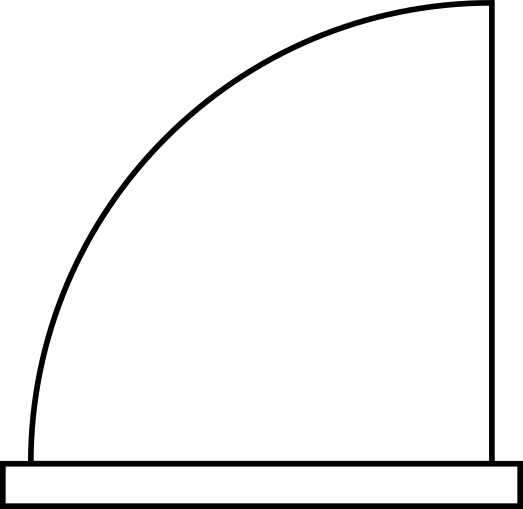
#> input picture doors/door.png, 523 x 509 px
$ python pyplotopencvtest.py   (older library calls are emulated)
#> lines starting #> are read from the running program, lines starting #| are printed output that depends on the picture; after the words box and inside, x2 and y2 are one past the last pixel; in counts of white or black regions, pixels touching at a corner belong together
import cv2
import numpy as np

img=cv2.imread('door.png')
#> img is the input picture: shape (509, 523, 3); min 0, max 255, mean 242.5
orig = img.copy()
imgray=cv2.cvtColor(img,cv2.COLOR_BGR2GRAY)
gray=np.float32(imgray)


ret,thresh=cv2.threshold(imgray, 127, 255, 0)
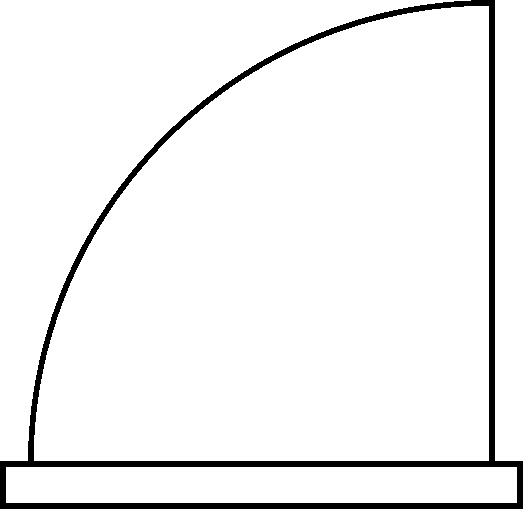
#> thresh: shape (509, 523); 94.9% white; 1 black region
im2, contours, hierarchy = cv2.findContours(thresh, cv2.RETR_TREE  , cv2.CHAIN_APPROX_SIMPLE)
#> contours = 4 contours; box (x1, y1, x2, y2) and area: (34, 6, 489, 461) 161558, (0, 0, 471, 461) 58218, (6, 467, 517, 503) 17850, (495, 0, 523, 461) 12420

for contour in contours[1:]:
		cv2.drawContours(img, [contour], -1, (255, 255, 255) , 2)
#> this loop made 3 passes
#> contour on pass 2: [[495, 0], [495, 460], [522, 460], [522, 0]]
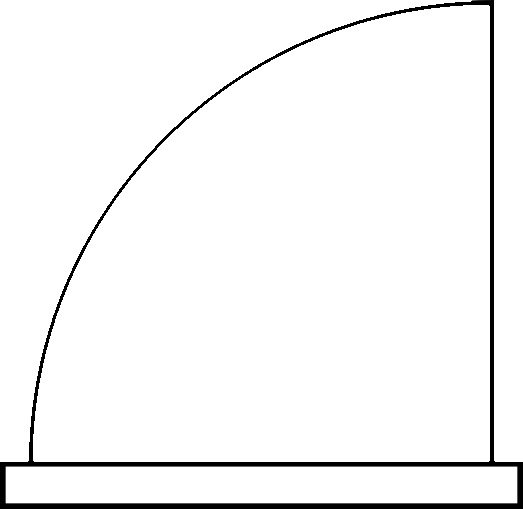
#> img: shape (509, 523, 3); 1.72% of pixels changed, all inside (x1, y1, x2, y2) = (0, 0, 523, 462)

diff = img - orig
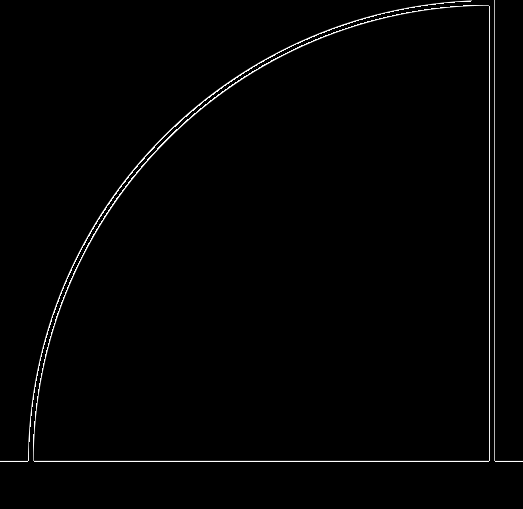
#> diff: shape (509, 523, 3); min 0, max 255, mean 3
cv2.imshow("Diff", diff)
cv2.waitKey(0)


def pltCont(img, cont):
	img2 = img.copy()
	cv2.drawContours(img2, [contour], -1, (255,255,255), 2)
	diff = img2-img
	return diff[:,:,::-1]

$ run again, with doors/tiltedtwo.png copied over doors/door.png
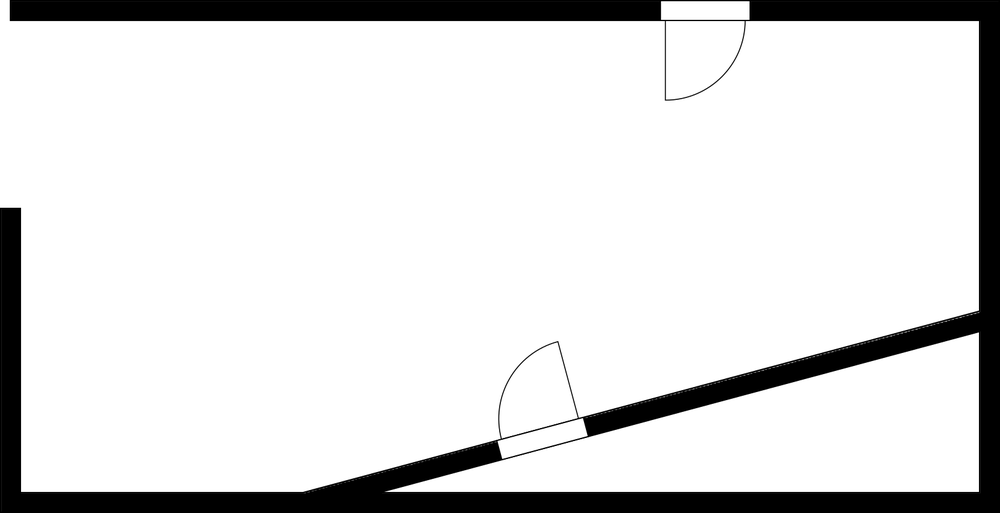
#> input picture doors/tiltedtwo.png, 1000 x 513 px, shrunk from 1613 x 827 before the run
#> img is the input picture: shape (513, 1000, 3); min 0, max 255, mean 220.9
#> thresh: shape (513, 1000); 86.6% white; 1 black region
#> contours = 65 contours, 50 with area under 20; largest, box (x1, y1, x2, y2) and area: (0, 0, 979, 492) 392306, (386, 333, 979, 492) 46805, (661, 1, 750, 20) 1583, (498, 418, 588, 459) 1538, (572, 397, 578, 414) 33
#> the loop `for contour in contours[1:]:` made 64 passes
#> contour on passes 1, 2, 3, 4, 6, 7, 8, 9: [[777, 366]], [[788, 363]], [[792, 362]], [[807, 358]], [[916, 329]], [[927, 326]], [[942, 322]], [[946, 321]]
#> after the loop `for contour in contours[1:]:`:
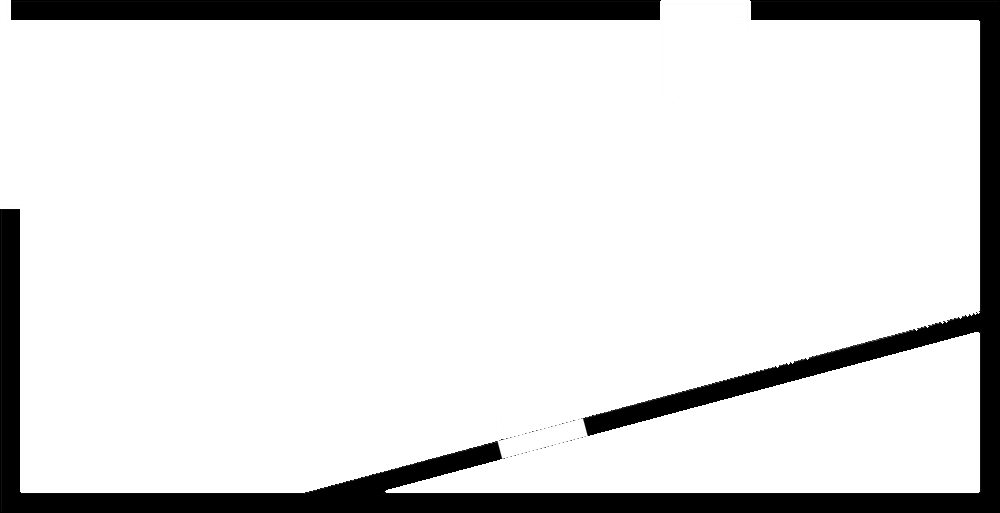
#> img: shape (513, 1000, 3); 2% of pixels changed, all inside (x1, y1, x2, y2) = (0, 0, 980, 493)
#> `diff = img - orig`:
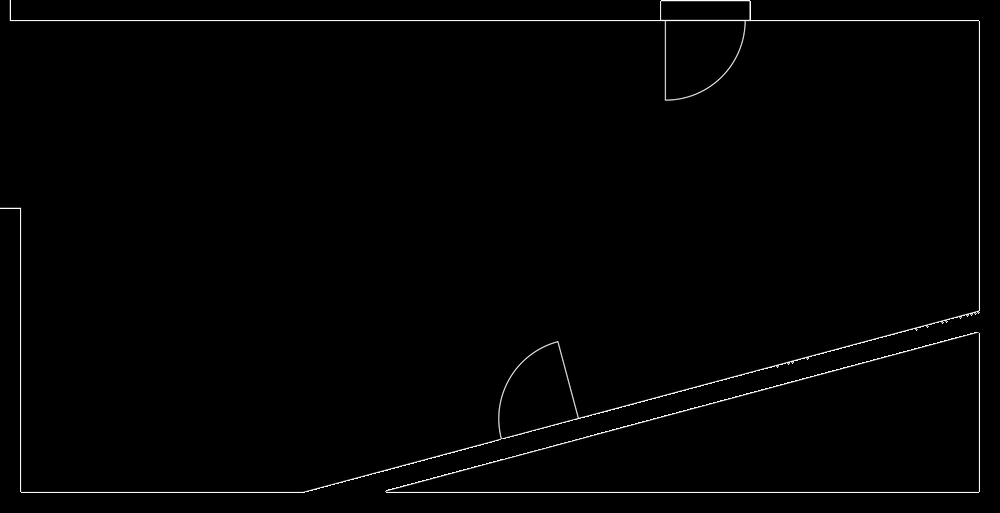
#> diff: shape (513, 1000, 3); min 0, max 255, mean 2.5

$ run again, with doors/HDD.jpg saved as doors/door.png
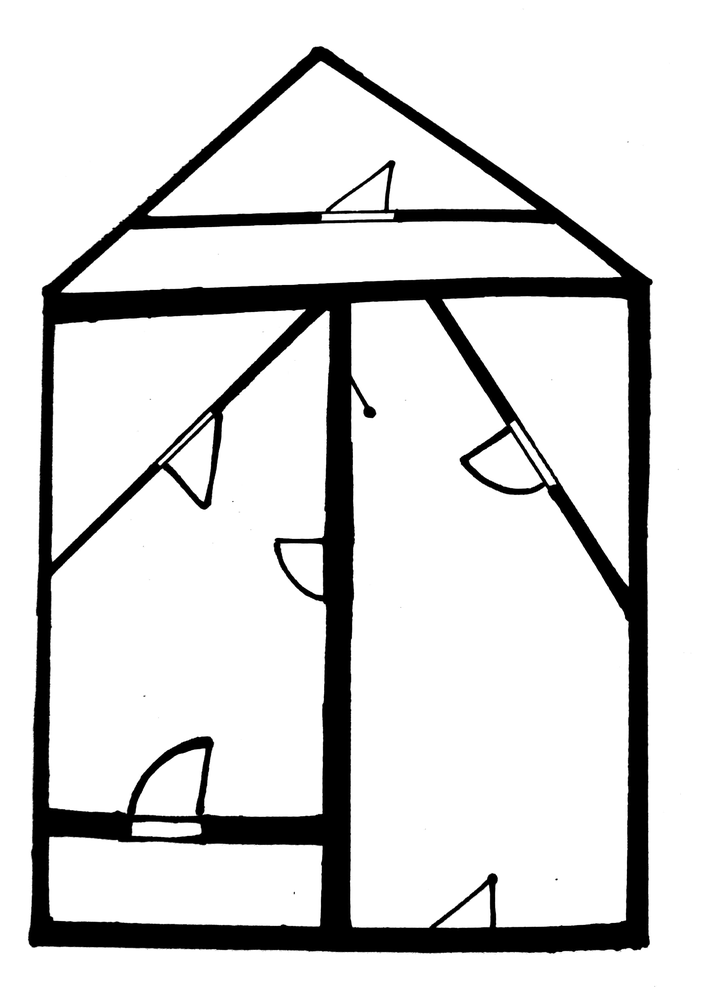
#> input picture doors/HDD.jpg, 701 x 1000 px, shrunk from 2144 x 3060 before the run
#> img is the input picture: shape (1000, 701, 3); min 0, max 255, mean 217.8
#> thresh: shape (1000, 701); 85.4% white; 5 black regions (4 under 20 px)
#> contours = 23 contours, 4 with area under 20; largest, box (x1, y1, x2, y2) and area: (0, 0, 701, 1000) 699300, (27, 45, 654, 955) 482266, (350, 300, 629, 928) 134830, (48, 311, 330, 817) 91308, (51, 309, 305, 561) 30027
#> the loop `for contour in contours[1:]:` made 22 passes
#> contour on passes 13 to 14: [[143, 696], [144, 695], [145, 696], [144, 697]], [[231, 501], [232, 500], [233, 501], [232, 502]]
#> after the loop `for contour in contours[1:]:`:
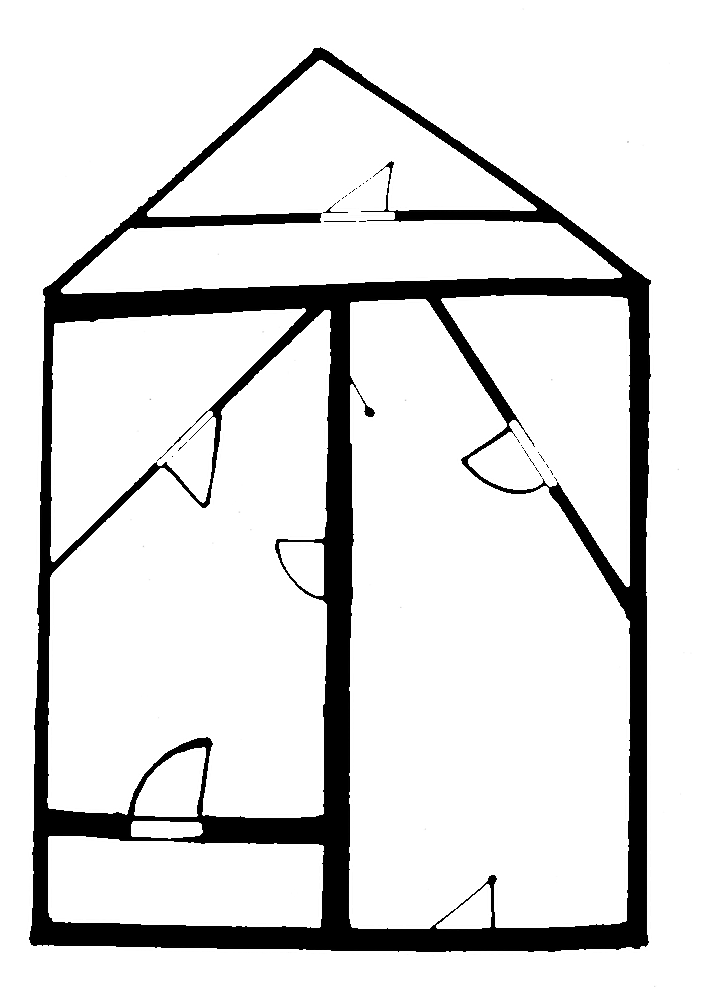
#> img: shape (1000, 701, 3); 4.32% of pixels changed, all inside (x1, y1, x2, y2) = (26, 44, 655, 956)
#> `diff = img - orig`:
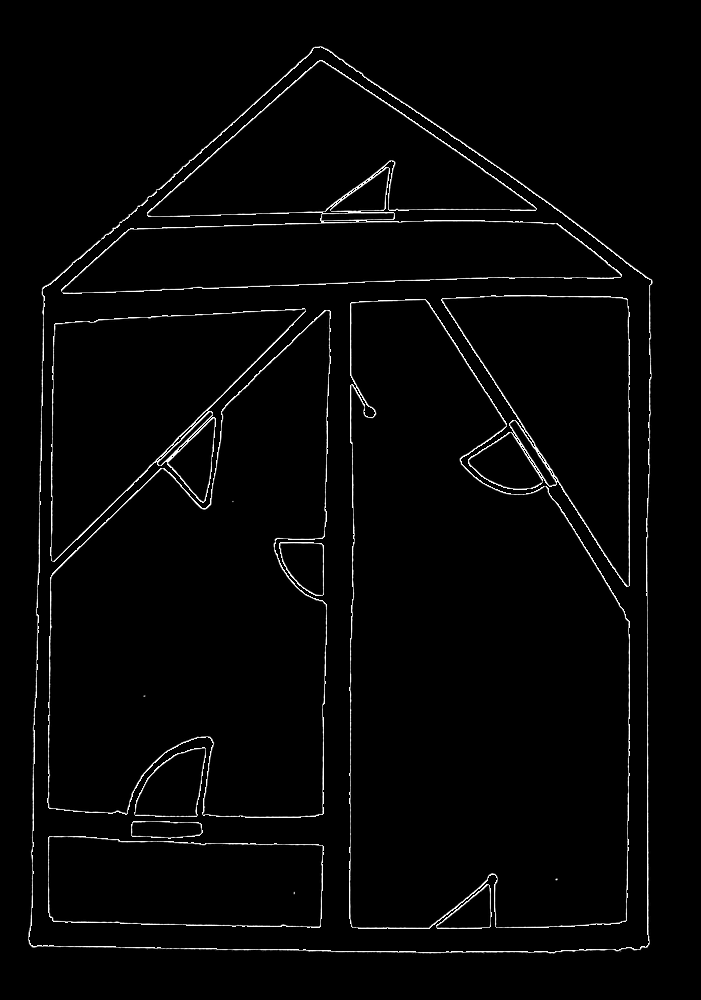
#> diff: shape (1000, 701, 3); min 0, max 255, mean 5.5
